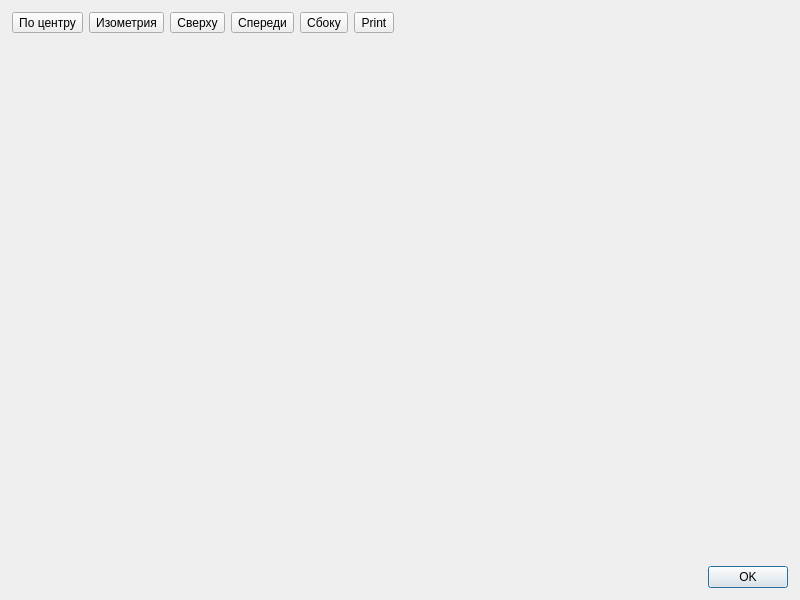
<?xml version="1.0" encoding="UTF-8"?>
<ui version="4.0">
 <class>CandleVisualizerDialog</class>
 <widget class="QDialog" name="CandleVisualizerDialog">
  <property name="geometry">
   <rect>
    <x>0</x>
    <y>0</y>
    <width>800</width>
    <height>600</height>
   </rect>
  </property>
  <property name="windowTitle">
   <string>Визуализация УП</string>
  </property>
  <property name="sizeGripEnabled">
   <bool>false</bool>
  </property>
  <property name="modal">
   <bool>false</bool>
  </property>
  <layout class="QVBoxLayout" name="verticalLayout">
   <property name="leftMargin">
    <number>12</number>
   </property>
   <property name="topMargin">
    <number>12</number>
   </property>
   <property name="rightMargin">
    <number>12</number>
   </property>
   <property name="bottomMargin">
    <number>12</number>
   </property>
   <item>
    <widget class="QFrame" name="actionsFrame">
     <property name="sizePolicy">
      <sizepolicy hsizetype="Preferred" vsizetype="Fixed">
       <horstretch>0</horstretch>
       <verstretch>0</verstretch>
      </sizepolicy>
     </property>
     <property name="frameShape">
      <enum>QFrame::NoFrame</enum>
     </property>
     <property name="frameShadow">
      <enum>QFrame::Raised</enum>
     </property>
     <layout class="QHBoxLayout" name="horizontalLayout">
      <property name="leftMargin">
       <number>0</number>
      </property>
      <property name="topMargin">
       <number>0</number>
      </property>
      <property name="rightMargin">
       <number>0</number>
      </property>
      <property name="bottomMargin">
       <number>0</number>
      </property>
      <item>
       <widget class="QToolButton" name="centerToolButton">
        <property name="text">
         <string>По центру</string>
        </property>
        <property name="icon">
         <iconset resource="../resources/resources.qrc">
          <normaloff>:/images/images/center.png</normaloff>:/images/images/center.png</iconset>
        </property>
        <property name="iconSize">
         <size>
          <width>24</width>
          <height>24</height>
         </size>
        </property>
       </widget>
      </item>
      <item>
       <widget class="QToolButton" name="isometricToolButton">
        <property name="text">
         <string>Изометрия</string>
        </property>
        <property name="icon">
         <iconset resource="../resources/resources.qrc">
          <normaloff>:/images/images/perspective.png</normaloff>:/images/images/perspective.png</iconset>
        </property>
        <property name="iconSize">
         <size>
          <width>24</width>
          <height>24</height>
         </size>
        </property>
       </widget>
      </item>
      <item>
       <widget class="QToolButton" name="topToolButton">
        <property name="text">
         <string>Сверху</string>
        </property>
        <property name="icon">
         <iconset resource="../resources/resources.qrc">
          <normaloff>:/images/images/top.png</normaloff>:/images/images/top.png</iconset>
        </property>
        <property name="iconSize">
         <size>
          <width>24</width>
          <height>24</height>
         </size>
        </property>
       </widget>
      </item>
      <item>
       <widget class="QToolButton" name="frontToolButton">
        <property name="text">
         <string>Спереди</string>
        </property>
        <property name="icon">
         <iconset resource="../resources/resources.qrc">
          <normaloff>:/images/images/front.png</normaloff>:/images/images/front.png</iconset>
        </property>
        <property name="iconSize">
         <size>
          <width>24</width>
          <height>24</height>
         </size>
        </property>
       </widget>
      </item>
      <item>
       <widget class="QToolButton" name="sideToolButton">
        <property name="text">
         <string>Сбоку</string>
        </property>
        <property name="icon">
         <iconset resource="../resources/resources.qrc">
          <normaloff>:/images/images/right.png</normaloff>:/images/images/right.png</iconset>
        </property>
        <property name="iconSize">
         <size>
          <width>24</width>
          <height>24</height>
         </size>
        </property>
       </widget>
      </item>
      <item>
       <widget class="QToolButton" name="printToolButton">
        <property name="text">
         <string>Print</string>
        </property>
        <property name="icon">
         <iconset resource="../resources/resources.qrc">
          <normaloff>:/images/images/printer.png</normaloff>:/images/images/printer.png</iconset>
        </property>
        <property name="iconSize">
         <size>
          <width>24</width>
          <height>24</height>
         </size>
        </property>
       </widget>
      </item>
      <item>
       <spacer name="horizontalSpacer">
        <property name="orientation">
         <enum>Qt::Horizontal</enum>
        </property>
        <property name="sizeHint" stdset="0">
         <size>
          <width>100</width>
          <height>20</height>
         </size>
        </property>
       </spacer>
      </item>
     </layout>
    </widget>
   </item>
   <item>
    <widget class="QFrame" name="visualizationFrame">
     <property name="sizePolicy">
      <sizepolicy hsizetype="Preferred" vsizetype="Preferred">
       <horstretch>0</horstretch>
       <verstretch>0</verstretch>
      </sizepolicy>
     </property>
     <property name="frameShape">
      <enum>QFrame::NoFrame</enum>
     </property>
     <property name="frameShadow">
      <enum>QFrame::Raised</enum>
     </property>
     <layout class="QGridLayout" name="gridLayout_2">
      <property name="leftMargin">
       <number>0</number>
      </property>
      <property name="topMargin">
       <number>0</number>
      </property>
      <property name="rightMargin">
       <number>0</number>
      </property>
      <property name="bottomMargin">
       <number>0</number>
      </property>
      <item row="0" column="0">
       <widget class="GLWidget" name="gcodesPreviewGLWidget" native="true"/>
      </item>
     </layout>
    </widget>
   </item>
   <item>
    <widget class="QDialogButtonBox" name="buttonBox">
     <property name="orientation">
      <enum>Qt::Horizontal</enum>
     </property>
     <property name="standardButtons">
      <set>QDialogButtonBox::Ok</set>
     </property>
    </widget>
   </item>
  </layout>
 </widget>
 <customwidgets>
  <customwidget>
   <class>GLWidget</class>
   <extends>QWidget</extends>
   <header location="global">libs/candle_visualizer/glwidget.h</header>
   <container>1</container>
  </customwidget>
 </customwidgets>
 <resources>
  <include location="../resources/resources.qrc"/>
 </resources>
 <connections>
  <connection>
   <sender>buttonBox</sender>
   <signal>accepted()</signal>
   <receiver>CandleVisualizerDialog</receiver>
   <slot>accept()</slot>
   <hints>
    <hint type="sourcelabel">
     <x>248</x>
     <y>254</y>
    </hint>
    <hint type="destinationlabel">
     <x>157</x>
     <y>274</y>
    </hint>
   </hints>
  </connection>
  <connection>
   <sender>buttonBox</sender>
   <signal>rejected()</signal>
   <receiver>CandleVisualizerDialog</receiver>
   <slot>reject()</slot>
   <hints>
    <hint type="sourcelabel">
     <x>316</x>
     <y>260</y>
    </hint>
    <hint type="destinationlabel">
     <x>286</x>
     <y>274</y>
    </hint>
   </hints>
  </connection>
 </connections>
</ui>
